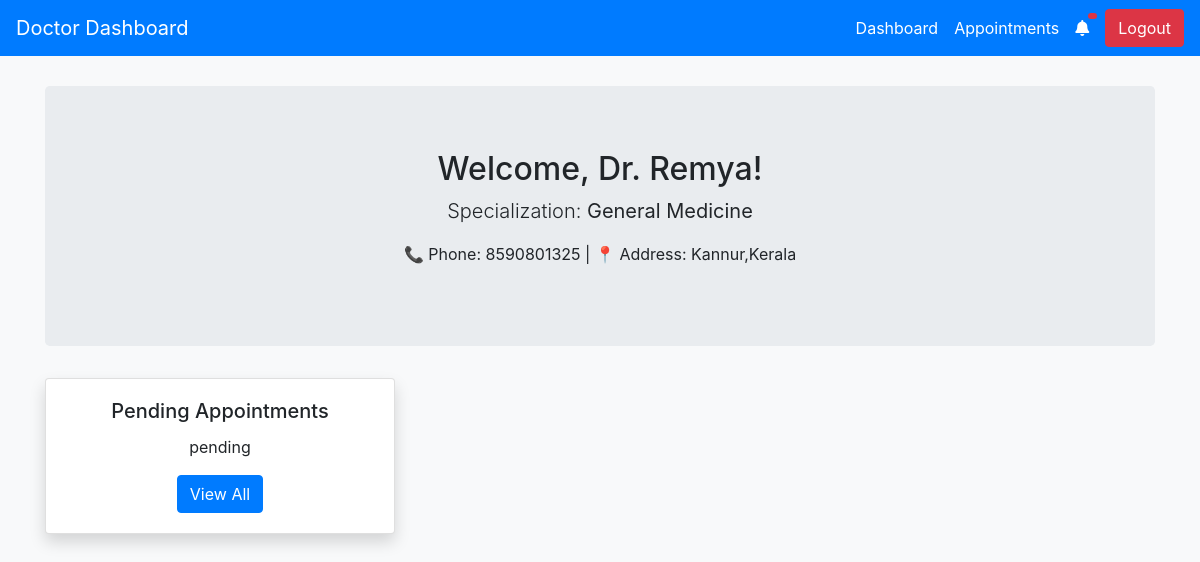
Page /doctor/dashboard/ (signed in) on the committed database.
### DoctorApp/models.py (models this page shows, shortened)
class Doctor(models.Model):
    user=models.OneToOneField(User,on_delete=models.CASCADE)
    name=models.CharField(max_length=100)
    specialization=models.CharField(max_length=100)
    phone=models.CharField(max_length=15)
    address=models.TextField()
    status=models.BooleanField(default=True)

### DoctorApp/views.py (the view)
# urls.py: path('dashboard/', views.doctor_dashboard, name='doctor_dashboard'),
@login_required
def doctor_dashboard(request):
    doctor = Doctor.objects.get(user=request.user)
    return render(request, 'dashboard.html', {'doctor': doctor})

### DoctorApp/templates/dashboard.html (shortened to what this page needs)
<!DOCTYPE html>
<html lang="en">
<head>
    <link rel="stylesheet" href="https://stackpath.bootstrapcdn.com/bootstrap/4.5.2/css/bootstrap.min.css">
    <link rel="stylesheet" href="https://cdnjs.cloudflare.com/ajax/libs/font-awesome/5.15.4/css/all.min.css">
</head>
<body>
    <nav class="navbar navbar-expand-lg">
        <a class="navbar-brand" href="#">Doctor Dashboard</a>
        <div class="navbar-nav ml-auto">
            <a class="nav-link active" href="{% url 'doctor_dashboard' %}">Dashboard</a>
            <a class="nav-link" href="{% url 'view_appointments' %}">Appointments</a>
             <a href="{% url 'notifications' %}" class="nav-link position-relative">
            <i class="fas fa-bell"></i>
            <span class="badge badge-danger position-absolute"
                style="top: 5px; right: 0; font-size: 12px;">{{ notification_count }}
            </span>
        </a>
        </div>
        <a href="{% url 'doctor_logout' %}" class="btn btn-danger logout-btn ml-2">Logout</a>
    </nav>
    <div class="container">
        <div class="jumbotron text-center">
            <h2>Welcome, Dr. {{ doctor.name }}!</h2>
            <p class="lead">Specialization: <strong>{{ doctor.specialization }}</strong></p>
            <p>📞 Phone: {{ doctor.phone }} | 📍 Address: {{ doctor.address }}</p>
        </div>
        <div class="row">
            <div class="col-md-4 mb-4">
                <div class="card shadow">
                    <div class="card-body text-center">
                        <h5 class="card-title">Pending Appointments</h5>
                        <p class="card-text">{{ pending_appointments_count }} pending</p>
                        <a href="{% url 'view_appointments' %}" class="btn btn-primary">View All</a>
                    </div>
                </div>
            </div>
        </div>
    </div>
</body>
</html>

### DoctorApp/templates/dashboard.html (style rules this page uses)
body { background-color: #f8f9fa; }
.navbar { background-color: #007bff; }
.navbar-brand, .nav-link { color: #fff !important; }
.container { margin-top: 30px; }
.card { transition: transform 0.3s; }
.logout-btn { margin-left: auto; }

### rows in the picture
Doctor: name "Remya", specialization "General Medicine", phone "8590801325", address "Kannur,Kerala"
